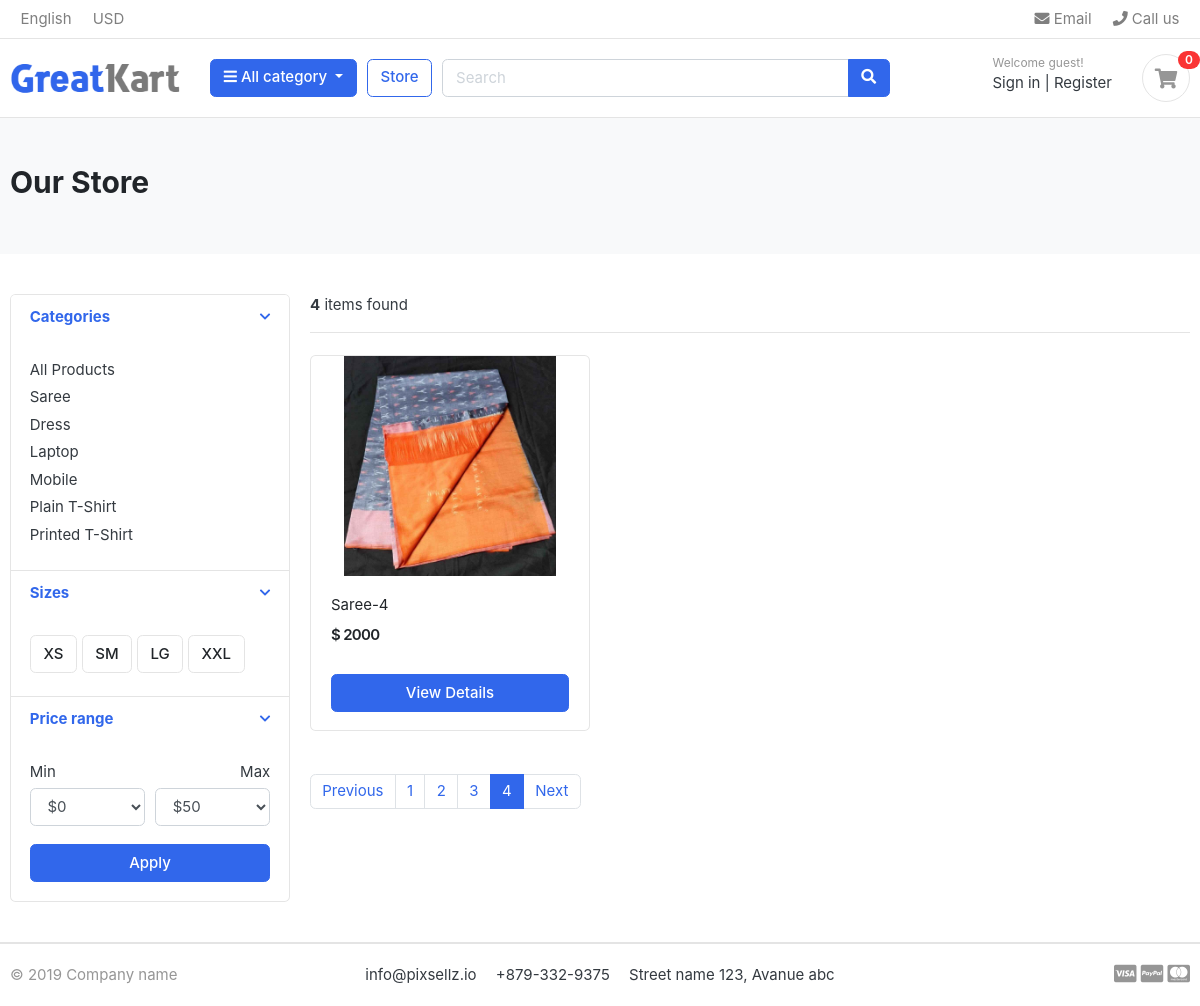
The page /store/category/saree/?page=4 on the database its author committed.
### category/models.py (models this page shows, shortened)
class Category(models.Model):
    category_name = models.CharField(max_length=50, unique=True)
    slug = models.SlugField(max_length=100, unique=True)
    description = models.TextField(max_length=255, blank=True)
    cat_image = models.ImageField(upload_to='photos/categories', blank=True)
    class Meta:
        verbose_name = 'category'
        verbose_name_plural = 'categories'
    def get_url(self):
            return reverse('products_by_category', args=[self.slug])

### store/models.py (models this page shows, shortened)
class Product(models.Model):
    product_name = models.CharField(max_length=200, unique=True)
    slug = models.SlugField(max_length=200, unique=True)
    description = models.TextField(max_length=500, blank=True)
    price = models.IntegerField()
    images = models.ImageField(upload_to='photo/products',)
    stock = models.IntegerField()
    is_available = models.BooleanField(default=True)
    category = models.ForeignKey(Category, on_delete=models.CASCADE)
    created_date = models.DateTimeField(auto_now_add=True)
    modified_date = models.DateTimeField(auto_now=True)
    def get_url(self):
        return reverse('product_detail', args=[self.category.slug, self.slug])

### store/views.py (the view)
# urls.py: path('store/', include('store.urls')),
def store(request, category_slug=None):
    categories = None
    products = None
    if category_slug != None:
        categories = get_object_or_404(Category, slug=category_slug)
        products = Product.objects.filter(category=categories, is_available=True)
        paginator = Paginator(products, 1)
        page = request.GET.get('page')
        paged_products = paginator.get_page(page)
        product_count = products.count()
    else:
        products = Product.objects.all().filter(category=categories, is_available=True).order_by('id')
        paginator = Paginator(products, 6)
        page = request.GET.get('page')
        paged_products = paginator.get_page(page)
        product_count = products.count()
    context = {
    'products' : paged_products,
    'product_count' : product_count,
}
    return render(request, 'store/store.html', context)

### carts/context_processors.py (called while the page is built)
def counter(request):
    cart_count = 0
    if 'admin' in request.path:
        return{}
    else:
        try:
            cart = Cart.objects.filter(cart_id=_cart_id(request))
            if request.user.is_authenticated:
                cart_items = CartItem.objects.all().filter(user=request.user)
            else:
                cart_items = CartItem.objects.all().filter(cart=cart[:1])
            for cart_item in cart_items:
                cart_count += cart_item.quantity
        except Cart.DoesNotExist:
            cart_count = 0
    return dict(cart_count=cart_count)

### carts/views.py (called while the page is built)
def _cart_id(request):
    cart = request.session.session_key
    if not cart:
        cart = request.session.create()
    return cart

### category/context_processors.py (called while the page is built)
def menu_links(request):
    links = Category.objects.all()
    return dict(links=links)

### AwesomeKart/templates/store/store.html (shortened to what this page needs)
{% extends 'base.html' %}
{% load static %}
{% block content %}
<section class="section-pagetop bg">
<div class="container">
	{% if 'search' in request.path %}
		<h2 class="title-page">Search Result</h2>
	{% else %}
		<h2 class="title-page">Our Store</h2>
	{% endif %}
</div>
</section>
<section class="section-content padding-y">
<div class="container">
<div class="row">
	<aside class="col-md-3">
<div class="card">
	<article class="filter-group">
		<header class="card-header">
			<a href="#" data-toggle="collapse" data-target="#collapse_1" aria-expanded="true" class="">
				<i class="icon-control fa fa-chevron-down"></i>
				<h6 class="title">Categories</h6>
			</a>
		</header>
		<div class="filter-content collapse show" id="collapse_1" style="">
			<div class="card-body">
				<ul class="list-menu">
					<li><a href="{% url 'store' %}">All Products</a></li>
				{% for category in links %}
					<li><a href="{{category.get_url}}">{{category.category_name}}</a></li>
				{% endfor %}
				</ul>
			</div>
		</div>
	</article>
	<article class="filter-group">
		<header class="card-header">
			<a href="#" data-toggle="collapse" data-target="#collapse_4" aria-expanded="true" class="">
				<i class="icon-control fa fa-chevron-down"></i>
				<h6 class="title">Sizes </h6>
			</a>
		</header>
		<div class="filter-content collapse show" id="collapse_4" style="">
			<div class="card-body">
			  <label class="checkbox-btn">
			    <span class="btn btn-light"> XS </span>
			  </label>
			  <label class="checkbox-btn">
			    <span class="btn btn-light"> SM </span>
			  </label>
			  <label class="checkbox-btn">
			    <span class="btn btn-light"> LG </span>
			  </label>
			  <label class="checkbox-btn">
			    <span class="btn btn-light"> XXL </span>
			  </label>
		</div>
		</div>
	</article>
	<article class="filter-group">
		<header class="card-header">
			<a href="#" data-toggle="collapse" data-target="#collapse_3" aria-expanded="true" class="">
				<i class="icon-control fa fa-chevron-down"></i>
				<h6 class="title">Price range </h6>
			</a>
		</header>
		<div class="filter-content collapse show" id="collapse_3" style="">
			<div class="card-body">
				<div class="form-row">
				<div class="form-group col-md-6">
				  <label>Min</label>
				  	<select class="mr-2 form-control">
						<option value="0">$0</option>
					</select>
				</div>
				<div class="form-group text-right col-md-6">
				  <label>Max</label>
				  	<select class="mr-2 form-control">
						<option value="50">$50</option>
					</select>
				</div>
				</div>
				<button class="btn btn-block btn-primary">Apply</button>
			</div>
		</div>
	</article>
</div>
	</aside>
	<main class="col-md-9">
<header class="border-bottom mb-4 pb-3">
		<div class="form-inline">
			<span class="mr-md-auto"><b>{{product_count}}</b> items found </span>
		</div>
</header>
<div class="row">
{% if products %}
{% for product in products %}
	<div class="col-md-4">
		<figure class="card card-product-grid">
			<div class="img-wrap">
				<a href="{{product.get_url}}"><img src="{{product.images.url}}">
			</div>
			<figcaption class="info-wrap">
				<div class="fix-height">
					<a href="{{product.get_url}}" class="title">{{product.product_name}}</a>
					<div class="price-wrap mt-2">
						<span class="price">$ {{product.price}}</span>
					</div>
				</div>
				<a href="{{product.get_url}}" class="btn btn-block btn-primary">View Details</a>
			</figcaption>
		</figure>
	</div>
    {% endfor%}
	{% else %}
	<div>
		<h2>No result found. Please try again.</h2>
	</div>
	{% endif %}
</div>
<nav class="mt-4" aria-label="Page navigation sample">
  {% if products.has_other_pages %}
  <ul class="pagination">
  {% if products.has_previous %}
    <li class="page-item"><a class="page-link" href="?page={products.previous_page_number}}">Previous</a></li>
  {% else %}
	<li class="page-item disabled"><a class="page-link" href="#">Previous</a></li>
  {% endif %}
	{% for i in products.paginator.page_range %}
		{% if products.number == i %}
			<li class="page-item active"><a class="page-link" href="#">{{i}}</a></li>
    	{% else %}
			<li class="page-item "><a class="page-link" href="?page={{i}}">{{i}}</a></li>
		{% endif %}
	{% endfor %}
	{% if products.has_previous %}
    	<li class="page-item"><a class="page-link" href="?page={products.next_page_number}}">Next</a></li>
	{% else %}
		<li class="page-item disabled"><a class="page-link" href="#">Next</a></li>
	{% endif %}
  </ul>
  {% endif %}
</nav>
	</main>
</div>
</div>
</section>
{% endblock %}

### rows shown on the page
Category: category_name "Saree"
Category: category_name "Dress"
Category: category_name "Laptop"
Category: category_name "Mobile"
Category: category_name "Plain T-Shirt"
Category: category_name "Printed T-Shirt"
Product: images (picture), product_name "Saree-4", price "2000"

### other values the page prints
{{ cart_count }} "0"
{{ product_count }} "4"
{{ i }} "1" "2" "3"
{{ i }} "4"
